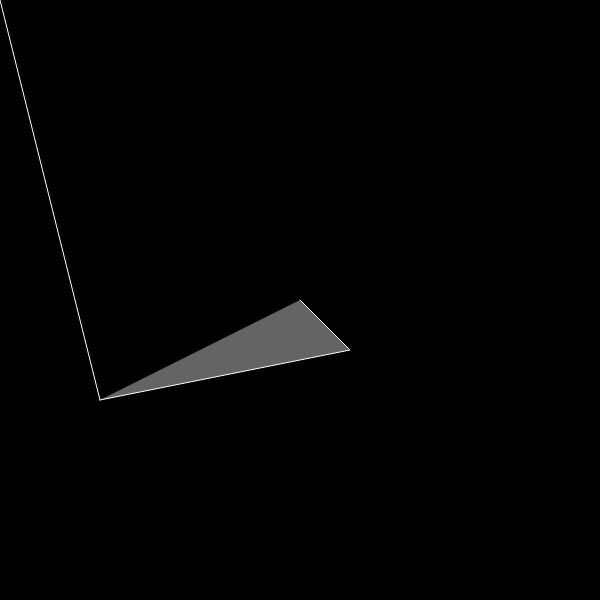
Frame 1 (no input)
Frame 60 (no input): identical to frame 1, image omitted
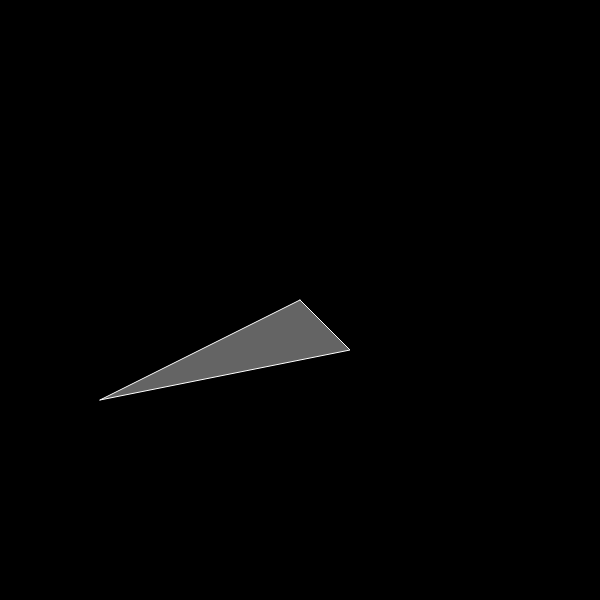
Frame 120 (the mouse pressed at the canvas centre since frame 60)

The p5.js sketch that drew these frames (run headless with seeded random() and noise() and a simulated clock; from frame 60 on, the mouse is pressed at the canvas centre):

// p5.js sketch
// ── sketch.js
var s;

// I need a canvas and a ShapeSpace
function setup() {
  createCanvas(600, 600);
  s = new Shape();
  s.addVertex(300, 300);
  s.addVertex(350, 350);
  s.addVertex(100, 400);
}

// Not sure yet what I need to do here
function draw() {
  background(0);
  stroke(255);
  fill(100);

  s.display();
}

function mouseClicked() {
	s.addVertex(mouseX, mouseY);
}

function keyPressed() {
	if (keyCode === ENTER) {
		s.done();
		s.putout();
	}
	if (keyCode === BACKSPACE) {
		s = new Shape();
	}
}


/*
  A Shape should:
  * display itself
  * add a vertex
  * return the most recent vertex
  * output a list of vertices
*/

//Shape constructor: takes either x and y or no parameters.
function Shape() {
  this.vertices = [];
  this.vertexIndex = 0;
  this.isOpen = true;
}

/*
	Make some methods:
	Public methods:
	* addVertex: takes x, y of vertex
	* lastVertex: returns an object, x: and y: of most recently added vertex
	* display: renders the shape
	* done: closes the shape
	* putout: sends lines of p5.js to the console.
	Private methods:
	* printVertex: prints an internal vertex object
	* trackMouse: if the shape is open, draws a line from the last vertex to the current mouse X & Y
	* 
*/
Shape.prototype = {
	
	//adds a vertex to the shape
	addVertex: function (x, y) {
		if (this.isOpen) {
			this.vertices[this.vertexIndex] = {x: x, y: y};
			this.vertexIndex++;
		}
	},
	  
	//returns the most recently added vertex
	lastVertex: function() {
	    return this.vertices[this.vertexIndex - 1];
	},
	
	//displays the vertex using the p5.js shape + vertex
	display: function() {
		beginShape();
		for(var i = 0; i < this.vertexIndex; i ++) {
			vertex(this.vertices[i].x, this.vertices[i].y);
		}
		endShape();
		this.trackMouse();
	},
	
	//closes the shape and disallows further editing
	done: function() {
		this.addVertex(this.vertices[0].x, this.vertices[0].y);
		this.isOpen = false;
	},
	
	//sends a p5.js series of function calls that will make the shape
	putout: function() {
		console.log("beginShape();");
		for (var i = 0; i < this.vertexIndex; i++) {
			this.printVertex(this.vertices[i]);
		}
		console.log("endShape();")
	},
	
	
	//prints a vertex, takes an internal-to-Shape object representation of a vertex:
	//{x: x, y: y}
	printVertex: function(v) {
		var out = "vertex(" + v.x + ", " + v.y + ");";
		console.log(out);
	},
	
	//draws a line between the most recent vertex and the current mouse X & Y
	trackMouse: function() {
		//only draw if there's already a vertex and the shape is open
		if (this.vertexIndex > 0 && this.isOpen) {
			//make a line between the last vertex and the current mouse position
			line(this.lastVertex().x, this.lastVertex().y, mouseX, mouseY);
		}
	}
};


// ── shapeSpacetemp.js
/* 
  A ShapeSpace should:
  * make new shapes
  * know the shape we are working on
  * make multiple shapes & know about them
  * tell a shape to output itself
  * 
*/
function ShapeSpace() {
  this.openShape = false;
  this.shapes = [];

  // Add a shape to the list of shapes; but don't do it if I'm already working on one.
  this.addShape = function(x, y){
    if (this.openShape == false) {
      this.shapes.push(new Shape(x, y));
    }
  }
  
  //Draw all m
  this.display = function() {
    var numShapes = this.shapes.length;
    for (var i = 0; i < numShapes; i++) {
      this.shapes[i].display();
    }
    this.trackMouse();
  }
  
  //Draw a line between the last vertex and my mouse
  this.trackMouse = function() {
    line(mouseX, mouseY, this.currentShape().lastVertex().x, this.currentShape().lastVertex().y);
  }
  
  this.currentShape = function() {
    return this.shapes[this.shapes.length - 1];
  }
}
